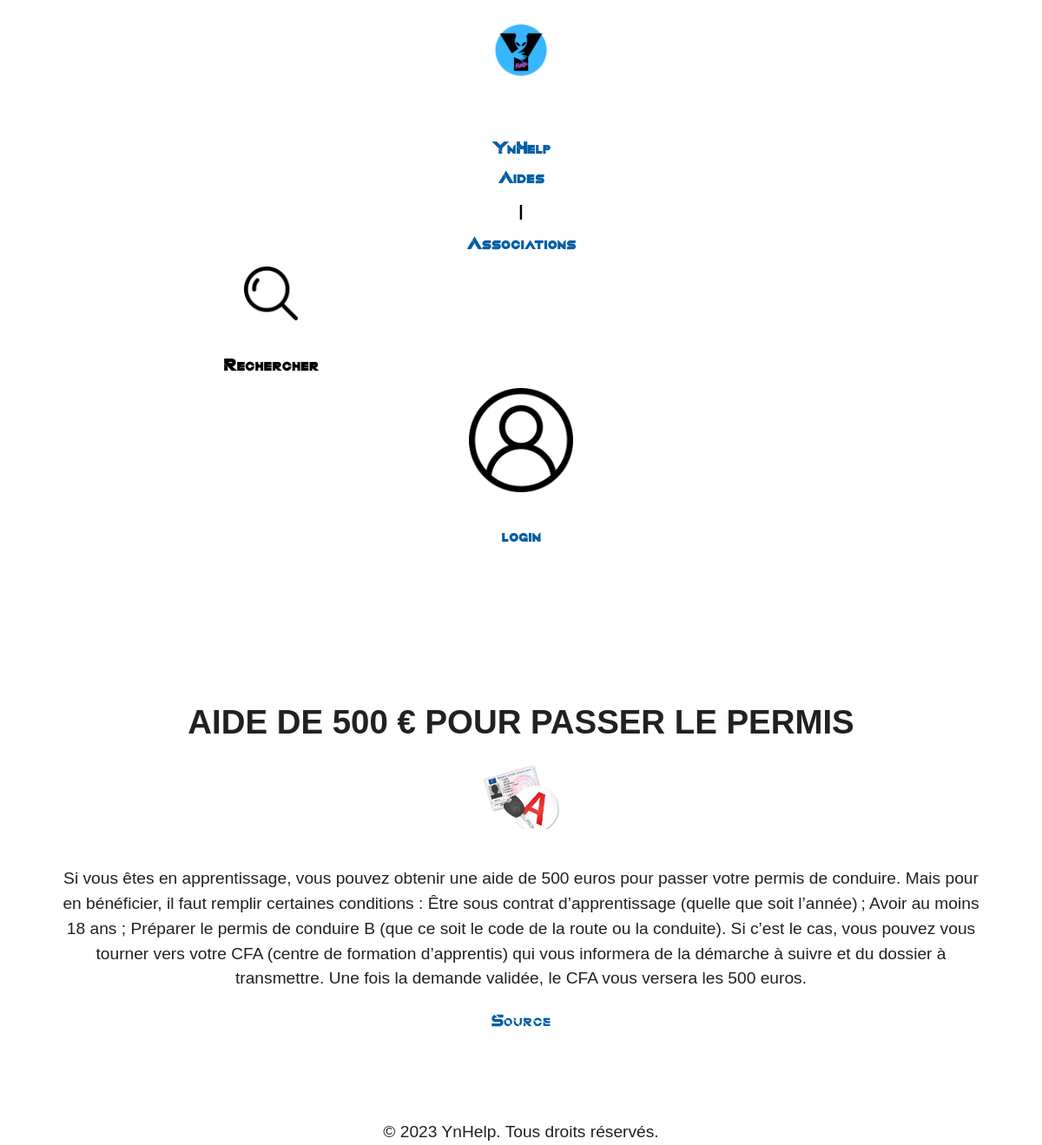
Page /YnHelp/aids/3 on the committed database.
### tables this page shows
CREATE TABLE `article` (
  `art_id` int(11) NOT NULL,
  `titre` text NOT NULL,
  `resume` text NOT NULL,
  `description` text NOT NULL,
  `id_organization_type` int(11) NOT NULL,
  `source` text NOT NULL,
  `picture_name` text DEFAULT NULL
);

### Controllers/ArticleController.php (called while the page is built, shortened)
<?php
require_once __DIR__ . "/../Models/Database.php";
require_once __DIR__ . "/../Models/Article.php";
require_once __DIR__ . "/../Models/OrganizationType.php";
class ArticleController
{
    private PDO $connexion;
    public function __construct()
    {
        $db = new Database();
        $this->connexion = $db->getConnection();
    }
    public function getArticleById(int $id)
    {
        $request = $this->connexion->prepare(
            'SELECT *
                    FROM article INNER JOIN organization_type ON article.id_organization_type = organization_type.org_id
                    WHERE article.art_id = :id
                    LIMIT 1');
        $request->bindParam(":id", $id);
        $request->execute();
        $result = $request->fetch(PDO::FETCH_ASSOC);
        return $this->convertArrayInArticle($result);
    }
    private function convertArrayInArticle(array $array): Article
    {
        $article = new Article();
        $article->setId($array["art_id"])
            ->setTitle($array["titre"])
            ->setResume($array["resume"])
            ->setDescription($array["description"])
            ->setOrganizationType($this->convertArrayInOrganizationType($array))
            ->setPictureName($array["picture_name"])
            ->setSource($array["source"]);
        return $article;
    }
    private function convertArrayInOrganizationType(array $array): OrganizationType
    {
        $organizationType = new OrganizationType();
        $organizationType->setId($array["id_organization_type"])
            ->setLabel($array["label"]);
        return $organizationType;
    }
}

### Models/Database.php (called while the page is built, shortened)
<?php
class Database {
    private $host = "localhost";
    private $db_name = "ynhelp";
    private $username = "root";
    private $password = "";
    public function getConnection() {
        $this->conn = null;
        try {
            $this->conn = new PDO("mysql:host=" . $this->host . ";dbname=" . $this->db_name, $this->username, $this->password);
            $this->conn->setAttribute(PDO::ATTR_ERRMODE, PDO::ERRMODE_EXCEPTION);
        } catch(PDOException $exception) {
            echo "Erreur de connexion : " . $exception->getMessage();
        }
        return $this->conn;
    }
}

### Models/Article.php (called while the page is built, shortened)
<?php
class Article
{
    private string $title;
    private string $description;
    private string $pictureName;
    private string $source;
    public function setId(int $id): Article
    {
        return $this;
    }
    public function setResume(string $resume): Article
    {
        return $this;
    }
    public function getTitle(): string
    {
        return $this->title;
    }
    public function setTitle(string $title): Article
    {
        $this->title = $title;
        return $this;
    }
    public function getDescription(): string
    {
        return $this->description;
    }
    public function setDescription(string $description): Article
    {
        $this->description = $description;
        return $this;
    }
    public function setOrganizationType(OrganizationType $organization_type): Article
    {
        return $this;
    }
    public function getPictureName(): string
    {
        return $this->pictureName;
    }
    public function setPictureName($pictureName): Article
    {
        $pictureName = is_null($pictureName) ? "" : $pictureName;
        $this->pictureName = $pictureName;
        return $this;
    }
    public function getSource(): string
    {
        return $this->source;
    }
    public function setSource(string $source): Article
    {
        $this->source = $source;
        return $this;
    }
}

### Models/OrganizationType.php (called while the page is built, shortened)
<?php
class OrganizationType {
    public function setId(int $id): OrganizationType
    {
        return $this;
    }
    public function setLabel(string $label): OrganizationType
    {
        return $this;
    }
}

### public/views/description.php (the view, shortened to what this page needs)
<!DOCTYPE html>
<html lang="fr">
<head>
    <link rel="stylesheet" href="../public/css/descriptionaids.css"/>
    <link rel="stylesheet" href="./public/css/home.css"/>
</head>
<body>
<?php require './public/templates/header.php'; ?>
<div class="article">
    <h1>
        <p><?= $aid->getTitle(); ?></p>
    </h1>
    <img src="<?= '../public/assets/' . $aid->getPictureName() ?>" alt="caf.pnj"/>
    <p><?= $aid->getDescription(); ?></p>
    <p><a href="<?= $aid->getSource(); ?>" target="_blank">Source</a></p>
</div>
</body>
</html>

### public/css/descriptionaids.css (style rules this page uses)
body { font-family: Arial, sans-serif; margin: 0; padding: 0; text-align: center; background-repeat: no-repeat; height: 100vh; }
.article { margin-top: 10vh; padding: 5vw; }
h1 { font-size: 2.5em; margin-bottom: 10px; }
p { font-size: 1.2em; line-height: 1.5; margin-bottom: 20px; color: rgb(35, 33, 31); }
img { max-width: 10%; height: auto; margin-bottom: 20px; width: 20% }
a { color: #005ea5; text-decoration: none; }

### public/css/home.css (style rules this page uses)
* { border: 0; padding: 0; font-family: sans-serif; }
html { height: 100%; width: 100%; }
body { text-align: center; }
h1 { margin: 10px; font-size: 2em; color: #ffffff; }
h1, h3, a { font-family: "quantum", sans-serif; }

### rows in the picture
article: titre "AIDE DE 500 € POUR PASSER LE PERMIS", picture_name (picture), description "Si vous êtes en apprentissage, vous pouvez obtenir une aide de 500 euros pour passer votre permis de conduire. Mais pour en bénéficier, il faut remplir certaines conditions : Être sous contrat d’apprentissage (quelle que soit l’année) ; Avoir au moins 18 ans ; Préparer le permis de conduire B (que ce soit le code de la route ou la conduite). Si c’est le cas, vous pouvez vous tourner vers votre CFA (centre de formation d’apprentis) qui vous informera de la démarche à suivre et du dossier à transmettre. Une fois la demande validée, le CFA vous versera les 500 euros."

### other values in the picture
$username "login"
